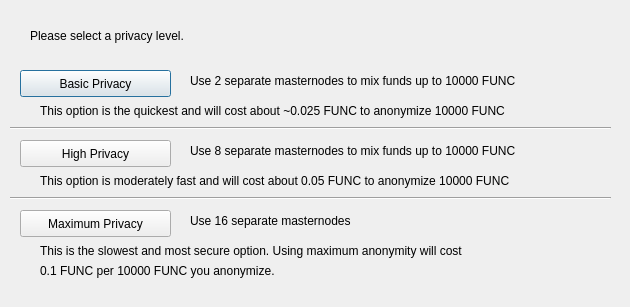
<?xml version="1.0" encoding="UTF-8"?>
<ui version="4.0">
 <class>ObfuscationConfig</class>
 <widget class="QDialog" name="ObfuscationConfig">
  <property name="geometry">
   <rect>
    <x>0</x>
    <y>0</y>
    <width>630</width>
    <height>307</height>
   </rect>
  </property>
  <property name="windowTitle">
   <string>Configure Obfuscation</string>
  </property>
  <widget class="QPushButton" name="buttonBasic">
   <property name="geometry">
    <rect>
     <x>20</x>
     <y>70</y>
     <width>151</width>
     <height>27</height>
    </rect>
   </property>
   <property name="text">
    <string>Basic Privacy</string>
   </property>
  </widget>
  <widget class="QPushButton" name="buttonHigh">
   <property name="geometry">
    <rect>
     <x>20</x>
     <y>140</y>
     <width>151</width>
     <height>27</height>
    </rect>
   </property>
   <property name="text">
    <string>High Privacy</string>
   </property>
  </widget>
  <widget class="QPushButton" name="buttonMax">
   <property name="geometry">
    <rect>
     <x>20</x>
     <y>210</y>
     <width>151</width>
     <height>27</height>
    </rect>
   </property>
   <property name="text">
    <string>Maximum Privacy</string>
   </property>
  </widget>
  <widget class="QLabel" name="label">
   <property name="geometry">
    <rect>
     <x>30</x>
     <y>20</y>
     <width>571</width>
     <height>31</height>
    </rect>
   </property>
   <property name="text">
    <string>Please select a privacy level.</string>
   </property>
  </widget>
  <widget class="QLabel" name="label_2">
   <property name="geometry">
    <rect>
     <x>190</x>
     <y>70</y>
     <width>421</width>
     <height>21</height>
    </rect>
   </property>
   <property name="text">
    <string>Use 2 separate masternodes to mix funds up to 10000 FUNC</string>
   </property>
  </widget>
  <widget class="QLabel" name="label_3">
   <property name="geometry">
    <rect>
     <x>190</x>
     <y>140</y>
     <width>411</width>
     <height>21</height>
    </rect>
   </property>
   <property name="text">
    <string>Use 8 separate masternodes to mix funds up to 10000 FUNC</string>
   </property>
  </widget>
  <widget class="QLabel" name="label_4">
   <property name="geometry">
    <rect>
     <x>190</x>
     <y>210</y>
     <width>421</width>
     <height>21</height>
    </rect>
   </property>
   <property name="text">
    <string>Use 16 separate masternodes</string>
   </property>
  </widget>
  <widget class="QLabel" name="label_6">
   <property name="geometry">
    <rect>
     <x>40</x>
     <y>100</y>
     <width>561</width>
     <height>21</height>
    </rect>
   </property>
   <property name="text">
    <string>This option is the quickest and will cost about ~0.025 FUNC to anonymize 10000 FUNC</string>
   </property>
  </widget>
  <widget class="QLabel" name="label_7">
   <property name="geometry">
    <rect>
     <x>40</x>
     <y>170</y>
     <width>561</width>
     <height>21</height>
    </rect>
   </property>
   <property name="text">
    <string>This option is moderately fast and will cost about 0.05 FUNC to anonymize 10000 FUNC</string>
   </property>
  </widget>
  <widget class="QLabel" name="label_8">
   <property name="geometry">
    <rect>
     <x>40</x>
     <y>240</y>
     <width>561</width>
     <height>21</height>
    </rect>
   </property>
   <property name="text">
    <string>This is the slowest and most secure option. Using maximum anonymity will cost</string>
   </property>
  </widget>
  <widget class="QLabel" name="label_9">
   <property name="geometry">
    <rect>
     <x>40</x>
     <y>260</y>
     <width>561</width>
     <height>21</height>
    </rect>
   </property>
   <property name="text">
    <string>0.1 FUNC per 10000 FUNC you anonymize.</string>
   </property>
  </widget>
  <widget class="Line" name="line">
   <property name="geometry">
    <rect>
     <x>10</x>
     <y>120</y>
     <width>601</width>
     <height>16</height>
    </rect>
   </property>
   <property name="orientation">
    <enum>Qt::Horizontal</enum>
   </property>
  </widget>
  <widget class="Line" name="line_2">
   <property name="geometry">
    <rect>
     <x>10</x>
     <y>190</y>
     <width>601</width>
     <height>16</height>
    </rect>
   </property>
   <property name="orientation">
    <enum>Qt::Horizontal</enum>
   </property>
  </widget>
 </widget>
 <resources/>
 <connections/>
</ui>
